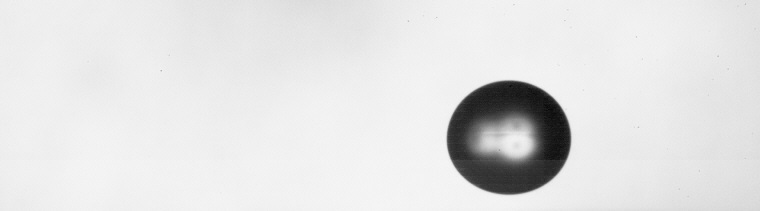
%> input picture Bottom_Curvature_Calculate/raw_picture.jpg, 760 x 211 px
$ octave --eval "result = kill_blank(imread('../Bottom_Curvature_Calculate/raw_picture.jpg'));"   (GNU Octave 9; MATLAB toolbox functions it lacks are replaced by stand-ins)
%> lines starting %> are read from the running program, lines starting %| are printed output that depends on the picture; in (x1, y1, x2, y2) boxes, pixels count from 0 and x2, y2 are one past the last pixel; in counts of white or black regions, pixels touching at a corner belong together; the program's own positions count from 1
function [img_bwareaopen]=kill_blank(img)
%去掉小面积的多连通域部分
level=graythresh(img);
%> level = 0.573
img_bw=imbinarize(img,level);
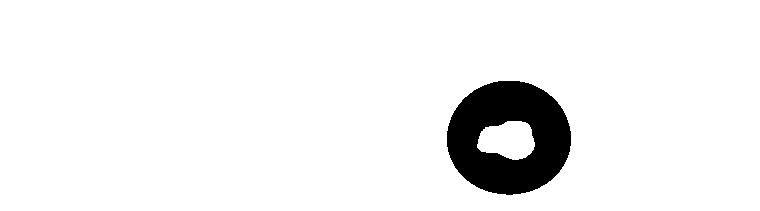
%> img_bw: size 211x760x3 logical; 94.1% white; 1 black region, box (x1, y1, x2, y2) and area: (447, 81, 571, 195) 9435
se=strel('disk',15); %去掉连通域
img_open=imopen(img_bw,se);
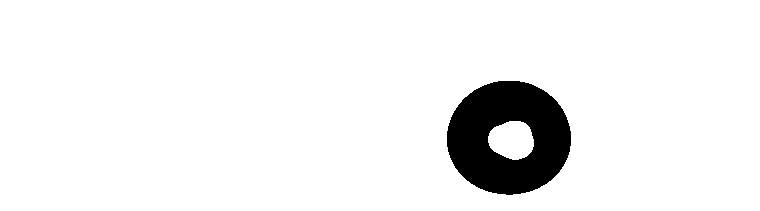
%> img_open: size 211x760x3 logical; 93.9% white; 1 black region, box (x1, y1, x2, y2) and area: (447, 81, 571, 195) 9744
img_bwareaopen=bwareaopen(img_open,8000);
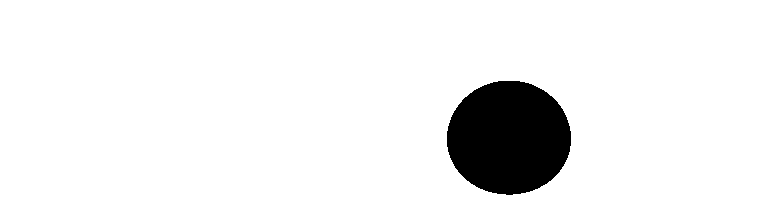
%> img_bwareaopen: size 211x760x3 logical; 93.1% white; 1 black region, box (x1, y1, x2, y2) and area: (447, 81, 571, 195) 11132
end
